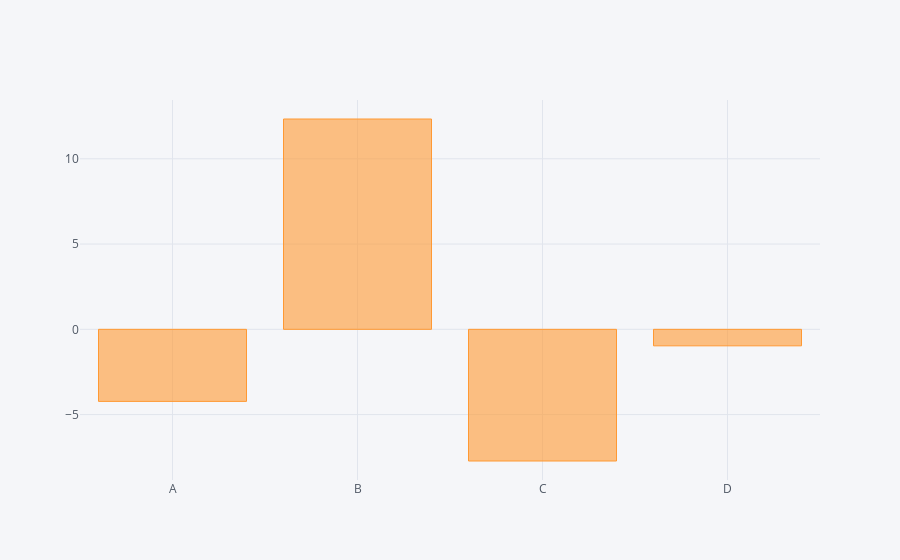

The notebook cell this image was saved under:
### Code cell
df.sum().iplot(kind='bar')

### Figure 1 — Plotly figure (JSON) as saved in the notebook; plotly's stock layout.template omitted (floating-point values rounded to 4 significant figures)
{"data": [{"marker": {"color": "rgba(255, 153, 51, 0.6)", "line": {"color": "rgba(255, 153, 51, 1.0)", "width": 1}}, "name": "None", "orientation": "v", "text": "", "type": "bar", "uid": "a733c35d-d8cf-4297-ba64-40703108facb", "x": ["A", "B", "C", "D"], "y": [-4.225, 12.33, -7.721, -0.9677]}], "layout": {"legend": {"bgcolor": "#F5F6F9", "font": {"color": "#4D5663"}}, "paper_bgcolor": "#F5F6F9", "plot_bgcolor": "#F5F6F9", "title": {"font": {"color": "#4D5663"}}, "xaxis": {"gridcolor": "#E1E5ED", "showgrid": true, "tickfont": {"color": "#4D5663"}, "title": {"font": {"color": "#4D5663"}, "text": ""}, "zerolinecolor": "#E1E5ED"}, "yaxis": {"gridcolor": "#E1E5ED", "showgrid": true, "tickfont": {"color": "#4D5663"}, "title": {"font": {"color": "#4D5663"}, "text": ""}, "zerolinecolor": "#E1E5ED"}}}
